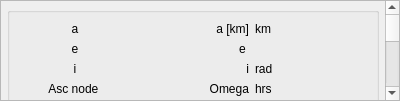
<?xml version="1.0" encoding="UTF-8"?>
<ui version="4.0">
 <class>OrbitElementsInfo</class>
 <widget class="QDockWidget" name="OrbitElementsInfo">
  <property name="geometry">
   <rect>
    <x>0</x>
    <y>0</y>
    <width>400</width>
    <height>101</height>
   </rect>
  </property>
  <property name="minimumSize">
   <size>
    <width>200</width>
    <height>101</height>
   </size>
  </property>
  <property name="contextMenuPolicy">
   <enum>Qt::ActionsContextMenu</enum>
  </property>
  <property name="allowedAreas">
   <set>Qt::LeftDockWidgetArea|Qt::RightDockWidgetArea</set>
  </property>
  <property name="features">
   <set>QDockWidget::NoDockWidgetFeatures</set>
   <set>QDockWidget::DockWidgetMovable</set>
  </property>
  <property name="windowTitle">
   <string>Orbit Elements</string>
  </property>
  <widget class="QWidget" name="dockWidgetContents">
   <layout class="QVBoxLayout" name="verticalLayout">
    <property name="spacing">
     <number>0</number>
    </property>
    <property name="leftMargin">
     <number>0</number>
    </property>
    <property name="topMargin">
     <number>0</number>
    </property>
    <property name="rightMargin">
     <number>0</number>
    </property>
    <property name="bottomMargin">
     <number>0</number>
    </property>
    <item>
     <widget class="QScrollArea" name="scrollArea">
      <property name="widgetResizable">
       <bool>true</bool>
      </property>
      <widget class="QWidget" name="scrollAreaWidgetContents">
       <property name="geometry">
        <rect>
         <x>0</x>
         <y>0</y>
         <width>398</width>
         <height>412</height>
        </rect>
       </property>
       <layout class="QVBoxLayout" name="verticalLayout_2">
        <property name="spacing">
         <number>0</number>
        </property>
        <property name="leftMargin">
         <number>6</number>
        </property>
        <property name="topMargin">
         <number>6</number>
        </property>
        <property name="rightMargin">
         <number>6</number>
        </property>
        <property name="bottomMargin">
         <number>6</number>
        </property>
        <item>
         <widget class="QGroupBox" name="VerboseGroupNew">
          <property name="title">
          </property>
          <layout class="QGridLayout" name="gridLayout">
           <item row="0" column="0">
            <widget class="QLabel" name="a1Label">
             <property name="text">
              <string> a </string>
             </property>
             <property name="alignment">
              <set>Qt::AlignCenter</set>
             </property>
            </widget>
           </item>
           <item row="0" column="1">
            <widget class="QLabel" name="a2Label">
             <property name="text">
              <string> a [km]</string>
             </property>
             <property name="alignment">
              <set>Qt::AlignRight</set>
             </property>
            </widget>
           </item>
           <item row="0" column="2">
            <widget class="QLabel" name="a3Label">
             <property name="text">
              <string>km</string>
             </property>
             <property name="alignment">
              <set>Qt::AlignLeading</set>
             </property>
            </widget>
           </item>
           <item row="1" column="0">
            <widget class="QLabel" name="e1Label">
             <property name="text">
              <string>e</string>
             </property>
             <property name="alignment">
              <set>Qt::AlignCenter</set>
             </property>
            </widget>
           </item>
           <item row="1" column="1">
            <widget class="QLabel" name="e2Label">
             <property name="text">
              <string> e </string>
             </property>
             <property name="alignment">
              <set>Qt::AlignRight</set>
             </property>
            </widget>
           </item>
           <item row="2" column="0">
            <widget class="QLabel" name="i1Label">
             <property name="text">
              <string>i</string>
             </property>
             <property name="alignment">
              <set>Qt::AlignCenter</set>
             </property>
            </widget>
           </item>
           <item row="2" column="1">
            <widget class="QLabel" name="i2Label">
             <property name="text">
              <string>i</string>
             </property>
             <property name="alignment">
              <set>Qt::AlignRight</set>
             </property>
            </widget>
           </item>
           <item row="2" column="2">
            <widget class="QLabel" name="i3Label">
             <property name="text">
              <string>rad</string>
             </property>
             <property name="alignment">
              <set>Qt::AlignLeading</set>
             </property>
            </widget>
           </item>
           <item row="3" column="0">
            <widget class="QLabel" name="an1Label">
             <property name="text">
              <string>Asc node </string>
             </property>
             <property name="alignment">
              <set>Qt::AlignCenter</set>
             </property>
            </widget>
           </item>
           <item row="3" column="1">
            <widget class="QLabel" name="an2Label">
             <property name="text">
              <string>Omega</string>
             </property>
             <property name="alignment">
              <set>Qt::AlignRight</set>
             </property>
            </widget>
           </item>
           <item row="3" column="2">
            <widget class="QLabel" name="an3Label">
             <property name="text">
              <string>hrs</string>
             </property>
             <property name="alignment">
              <set>Qt::AlignLeading</set>
             </property>
            </widget>
           </item>
           <item row="4" column="0">
            <widget class="QLabel" name="p1Label">
             <property name="text">
              <string>Periapsis arg</string>
             </property>
             <property name="alignment">
              <set>Qt::AlignCenter</set>
             </property>
            </widget>
           </item>
           <item row="4" column="1">
            <widget class="QLabel" name="p2Label">
             <property name="text">
              <string>w [rad] </string>
             </property>
             <property name="alignment">
              <set>Qt::AlignRight</set>
             </property>
            </widget>
           </item>
           <item row="4" column="2">
            <widget class="QLabel" name="p3Label">
             <property name="text">
              <string>rad</string>
             </property>
             <property name="alignment">
              <set>Qt::AlignLeading</set>
             </property>
            </widget>
           </item>
           <item row="5" column="0">
            <widget class="QLabel" name="T01Label">
             <property name="text">
              <string>M&lt;sub&gt;0&lt;/sub&gt;</string>
             </property>
             <property name="alignment">
              <set>Qt::AlignCenter</set>
             </property>
            </widget>
           </item>
           <item row="5" column="1">
            <widget class="QLabel" name="T02Label">
             <property name="text">
              <string>M0</string>
             </property>
             <property name="alignment">
              <set>Qt::AlignRight</set>
             </property>
            </widget>
           </item>
           <item row="5" column="2">
            <widget class="QLabel" name="T03Label">
             <property name="text">
              <string>rad</string>
             </property>
             <property name="alignment">
              <set>Qt::AlignLeading</set>
             </property>
            </widget>
           </item>
           <item row="7" column="0">
            <widget class="QLabel" name="blank1Label">
             <property name="text">
              <string/>
             </property>
             <property name="alignment">
              <set>Qt::AlignCenter</set>
             </property>
            </widget>
           </item>
           <item row="6" column="0">
            <widget class="QLabel" name="tA1Label">
             <property name="text">
              <string> True Anomaly </string>
             </property>
             <property name="alignment">
              <set>Qt::AlignCenter</set>
             </property>
            </widget>
           </item>
           <item row="6" column="1">
            <widget class="QLabel" name="tA2Label">
             <property name="text">
              <string>theta [rad] </string>
             </property>
             <property name="alignment">
              <set>Qt::AlignRight</set>
             </property>
            </widget>
           </item>
           <item row="6" column="2">
            <widget class="QLabel" name="tA3Label">
             <property name="text">
              <string>rad</string>
             </property>
             <property name="alignment">
              <set>Qt::AlignLeading</set>
             </property>
            </widget>
           </item>
           <item row="8" column="0">
            <widget class="QLabel" name="mA1Label">
             <property name="text">
              <string>M</string>
             </property>
             <property name="alignment">
              <set>Qt::AlignCenter</set>
             </property>
            </widget>
           </item>
           <item row="8" column="1">
            <widget class="QLabel" name="mA2Label">
             <property name="text">
              <string>M </string>
             </property>
             <property name="alignment">
              <set>Qt::AlignRight</set>
             </property>
            </widget>
           </item>
           <item row="9" column="0">
            <widget class="QLabel" name="eA1Label">
             <property name="text">
              <string>E</string>
             </property>
             <property name="alignment">
              <set>Qt::AlignCenter</set>
             </property>
            </widget>
           </item>
           <item row="9" column="1">
            <widget class="QLabel" name="eA2Label">
             <property name="text">
              <string>E [rad] </string>
             </property>
             <property name="alignment">
              <set>Qt::AlignRight</set>
             </property>
            </widget>
           </item>
           <item row="9" column="2">
            <widget class="QLabel" name="eA3Label">
             <property name="text">
              <string>rad </string>
             </property>
             <property name="alignment">
              <set>Qt::AlignLeading</set>
             </property>
            </widget>
           </item>
           <item row="10" column="0">
            <widget class="QLabel" name="pa1Label">
             <property name="text">
              <string>r&lt;sub&gt;P&lt;/sub&gt;</string>
             </property>
             <property name="alignment">
              <set>Qt::AlignCenter</set>
             </property>
            </widget>
           </item>
           <item row="10" column="1">
            <widget class="QLabel" name="pa2Label">
             <property name="text">
              <string>rp [km] </string>
             </property>
             <property name="alignment">
              <set>Qt::AlignRight</set>
             </property>
            </widget>
           </item>
           <item row="10" column="2">
            <widget class="QLabel" name="pa2Label">
             <property name="text">
              <string>km</string>
             </property>
             <property name="alignment">
              <set>Qt::AlignLeading</set>
             </property>
            </widget>
           </item>
           <item row="11" column="0">
            <widget class="QLabel" name="aa1Label">
             <property name="text">
              <string>r&lt;sub&gt;A&lt;/sub&gt;</string>
             </property>
             <property name="alignment">
              <set>Qt::AlignCenter</set>
             </property>
            </widget>
           </item>
           <item row="11" column="1">
            <widget class="QLabel" name="aa2Label">
             <property name="text">
              <string>0.0</string>
             </property>
             <property name="alignment">
              <set>Qt::AlignRight</set>
             </property>
            </widget>
           </item>
           <item row="11" column="2">
            <widget class="QLabel" name="aa3Label">
             <property name="text">
              <string>km</string>
             </property>
             <property name="alignment">
              <set>Qt::AlignLeading</set>
             </property>
            </widget>
           </item>
           <item row="12" column="0">
            <widget class="QLabel" name="sma1Label">
             <property name="text">
              <string>b</string>
             </property>
             <property name="alignment">
              <set>Qt::AlignCenter</set>
             </property>
            </widget>
           </item>
           <item row="12" column="1">
            <widget class="QLabel" name="sma2Label">
             <property name="text">
              <string>b [km] </string>
             </property>
             <property name="alignment">
              <set>Qt::AlignRight</set>
             </property>
            </widget>
           </item>
           <item row="12" column="2">
            <widget class="QLabel" name="sma2Label">
             <property name="text">
              <string>km </string>
             </property>
             <property name="alignment">
              <set>Qt::AlignLeading</set>
             </property>
            </widget>
           </item>
          </layout>
         </widget>
        </item>

        <item>
         <widget class="QGroupBox" name="GraphicGroup">
          <property name="title">
           <string>OE Graphic</string>
          </property>
          <layout class="QVBoxLayout" name="verticalLayout_3">

          </layout>
         </widget>
        </item>

        <item>
         <spacer name="verticalSpacer">
          <property name="orientation">
           <enum>Qt::Vertical</enum>
          </property>
          <property name="sizeHint" stdset="0">
           <size>
            <width>20</width>
            <height>40</height>
           </size>
          </property>
         </spacer>
        </item>
       </layout>
      </widget>
     </widget>
    </item>
   </layout>
  </widget>
  <action name="actionVerbose_DisplayNew">
   <property name="checkable">
    <bool>true</bool>
   </property>
   <property name="checked">
    <bool>true</bool>
   </property>
   <property name="text">
    <string>OE Verbose</string>
   </property>
  </action>
  <action name="actionGraphic_Display">
   <property name="checkable">
    <bool>true</bool>
   </property>
   <property name="checked">
    <bool>true</bool>
   </property>
   <property name="text">
    <string>OE Graphic</string>
   </property>
  </action>
 </widget>
 <resources/>
 <connections>
  <connection>
   <sender>actionGraphic_Display</sender>
   <signal>toggled(bool)</signal>
   <receiver>GraphicGroup</receiver>
   <slot>setVisible(bool)</slot>
   <hints>
    <hint type="sourcelabel">
     <x>-1</x>
     <y>-1</y>
    </hint>
    <hint type="destinationlabel">
     <x>20</x>
     <y>20</y>
    </hint>
   </hints>
  </connection>
  <connection>
   <sender>actionVerbose_DisplayNew</sender>
   <signal>toggled(bool)</signal>
   <receiver>VerboseGroupNew</receiver>
   <slot>setVisible(bool)</slot>
   <hints>
    <hint type="sourcelabel">
     <x>-1</x>
     <y>-1</y>
    </hint>
    <hint type="destinationlabel">
     <x>20</x>
     <y>20</y>
    </hint>
   </hints>
  </connection>
 </connections>
</ui>
